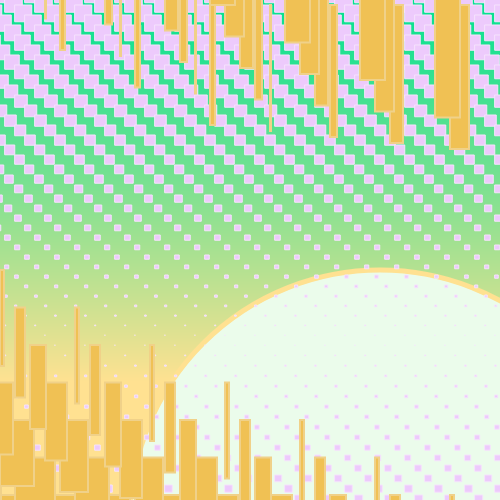
Frame 1 (no input)
Frame 60 (no input): identical to frame 1, image omitted
Frame 120 (the mouse pressed at the canvas centre since frame 60): identical to frame 1, image omitted

The p5.js sketch that drew this single still picture (run headless with seeded random() and noise() and a simulated clock; from frame 60 on, the mouse is pressed at the canvas centre):

// p5.js sketch
// ── sketch.js
function setup(){
    createCanvas(500, 500);
    background(137,96, 145);
}
function draw(){

    rotate
    strokeWeight(5);
    for(var m =0; m < height+1; m++){
        fill(0);
        line(0, m, width, m);
        stroke(m/1.5, 225, 145);
    }
    
    fill(235, 252, 235);
    ellipse(380, 520, 500);
    fill(235, 252, 235);
    

    for(var y = -25; y <= height+30; y += 10){
        for(var x = -500; x <= width; x += 30){
            strokeWeight(1);
            fill(237, 202, 252);
            stroke(245, 227, 252);
            rect(x+y , y, 17- y/20, 17- y/20);

            fill(0);
            
        }
    }


    for(var a = -200; a <= 500; a += 60){
        for(var b = 10; b <= height;  b += 75){
            strokeWeight(2);
            stroke(240, 209, 137);
            fill(240, 193, 84);
            rect(a-(b*1), 500-(b/2), 50-(a/10), 50+(a/10));
        }
    }

    for(var a = 200; a <= 500; a += 60){
        for(var b = -10; b <= width;  b += 75){
            strokeWeight(2);
            stroke(240, 209, 137);
            fill(240, 193, 84);
            rect(a-(b*1.), 0-(b/2), 25-(a/10), 100+(a/10));
        }
    }
}

    
